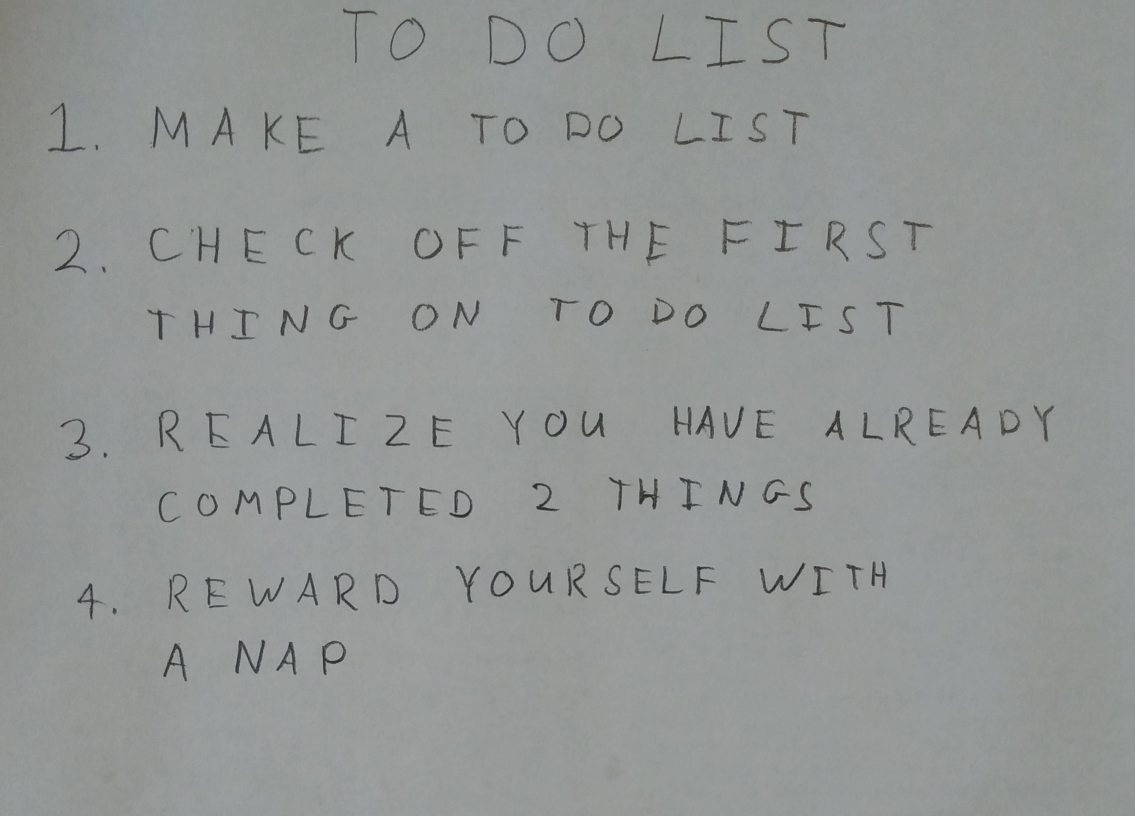
#> input picture HW5/HW5/images/01_list.jpg, 2270 x 1631 px (shown at 1/2 size); its folder holds only this picture in this run
$ python run_q4.py
#> lines starting #> are read from the running program, lines starting #| are printed output that depends on the picture; after the words box and inside, x2 and y2 are one past the last pixel; in counts of white or black regions, pixels touching at a corner belong together
### HW5/HW5/python/q4.py
import numpy as np

import skimage
import skimage.measure
import skimage.color
import skimage.restoration
import skimage.filters
import skimage.morphology
import skimage.segmentation
import matplotlib.pyplot as plt
from PIL import Image
import os

# takes a color image
# returns a list of bounding boxes and black_and_white image
def findLetters(image):
    bboxes = []
    bw = None
    # insert processing in here
    # one idea estimate noise -> denoise -> greyscale -> threshold -> morphology -> label -> skip small boxes
    # this can be 10 to 15 lines of code using skimage functions

    # Denoise image
    image = skimage.filters.gaussian(image, sigma=2, channel_axis=-1)

    # Greyscale image
    image = skimage.color.rgb2gray(image)
#> image: shape (1631, 2270) float64

    # Threshold image
    thresh = skimage.filters.threshold_otsu(image)
#> thresh = 0.495

    # Morphology image
    sqr = skimage.morphology.square(10)
    bw = skimage.morphology.closing(image <= thresh, sqr).astype(np.float32)
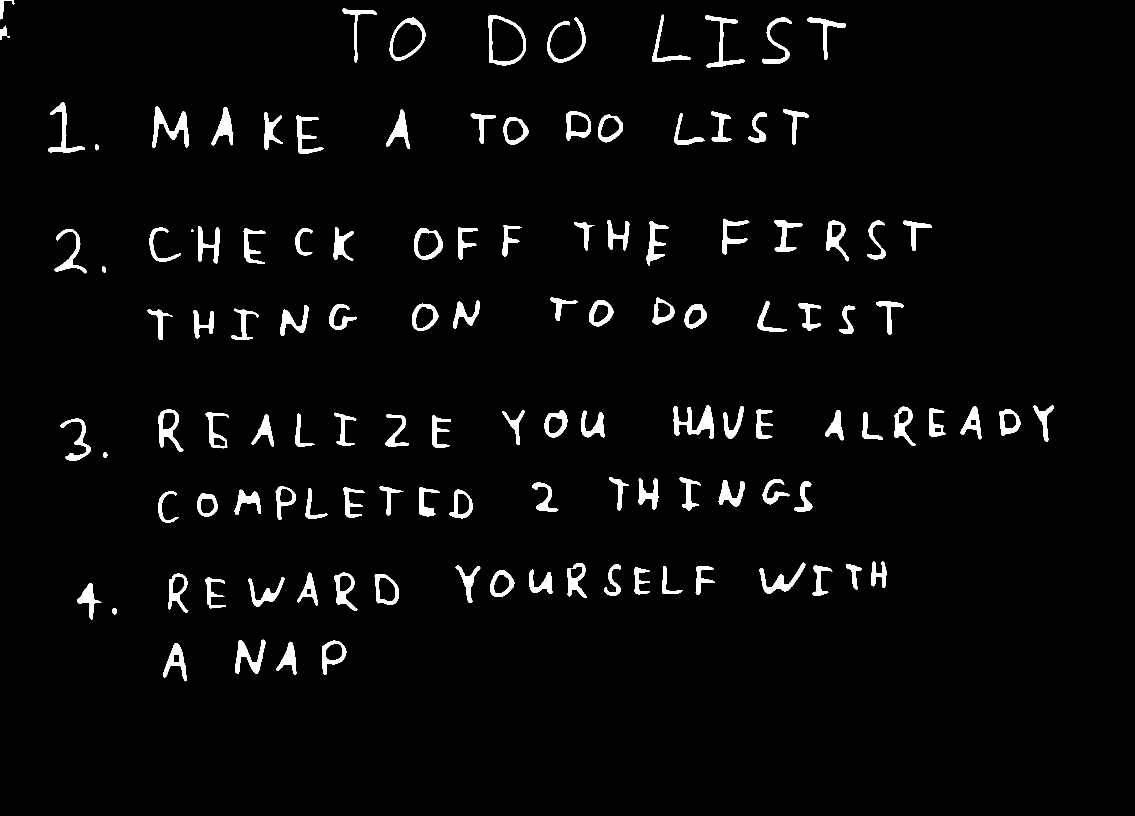
#> bw: shape (1631, 2270) float32 (shown at 1/2 size); values 0 (black) and 1 (white), 3.3% white; 122 white regions (1 under 20 px), largest, box (x1, y1, x2, y2) and area: (1347, 811, 1428, 878) 2311, (304, 213, 377, 296) 2114, (976, 30, 1052, 131) 1705

    # Label image
    label_img = skimage.measure.label(skimage.segmentation.clear_border(bw))
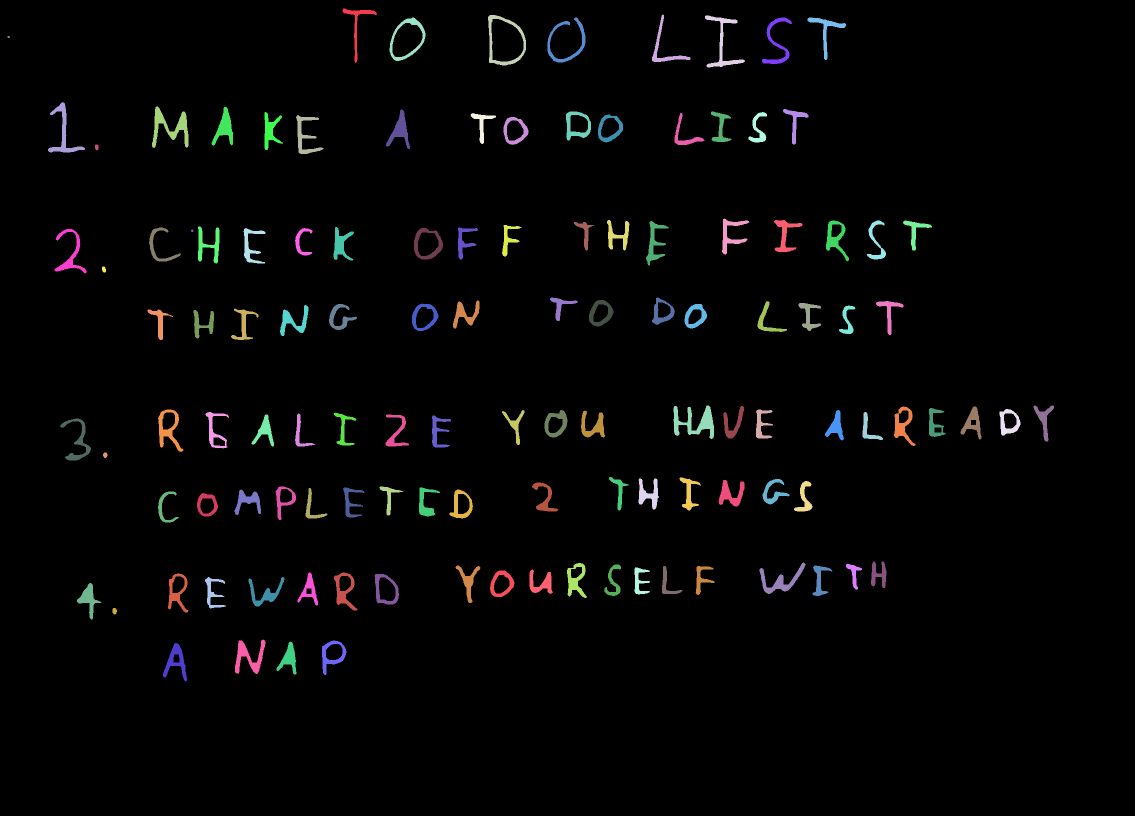
#> label_img: shape (1631, 2270) int64 (shown at 1/2 size); 121 distinct labels, from 0 to 120; one colour per label, 0 black
    image_label_overlay = skimage.color.label2rgb(label_img, image, bg_label=0)
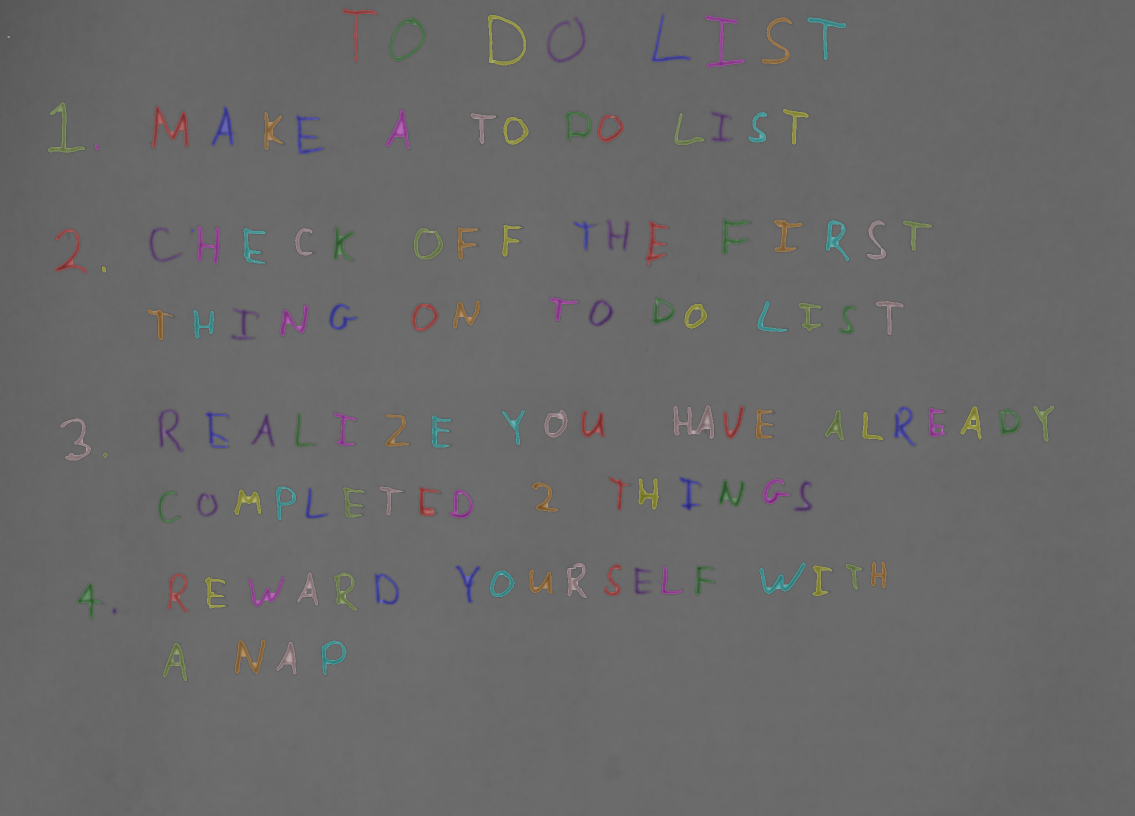
#> image_label_overlay: shape (1631, 2270, 3) float64 (shown at 1/2 size); mean R, G, B 0.416, 0.414, 0.414

    # Skip small boxes
    for region in skimage.measure.regionprops(label_img):
        if region.area >= 300:
            bboxes.append(region.bbox)
#> this loop made 120 passes
#> after the loop, bboxes = 114 items, first 6: (17, 685, 126, 754), (29, 1304, 124, 1381), (30, 976, 131, 1052), (31, 1410, 135, 1490), (35, 779, 122, 851), (35, 1094, 125, 1171)

    bw = bw
    return bboxes, bw

### HW5/HW5/python/run_q4.py
import os
import numpy as np
import matplotlib.pyplot as plt
import matplotlib.patches

import skimage
import skimage.measure
import skimage.color
import skimage.restoration
import skimage.io
import skimage.filters
import skimage.morphology
import skimage.segmentation

from nn import *
from q4 import *
# do not include any more libraries here!
# no opencv, no sklearn, etc!
import warnings
warnings.simplefilter(action='ignore', category=FutureWarning)
warnings.simplefilter(action='ignore', category=UserWarning)

def sort_by_rightmost_coordinate(boxes, val):
        return sorted(boxes, key=lambda box: box[val])

count = 0
for img in os.listdir('../images'):
    im1 = skimage.img_as_float(skimage.io.imread(os.path.join('../images',img)))
    count += 1
    print(f"Image: {count}")
    bboxes, bw = findLetters(im1)

    plt.imshow(bw, cmap = "Greys")
    for bbox in bboxes:
        minr, minc, maxr, maxc = bbox
        rect = matplotlib.patches.Rectangle((minc, minr), maxc - minc, maxr - minr,
                                fill=False, edgecolor='red', linewidth=2)
        plt.gca().add_patch(rect)
#> this loop made 114 passes
#> (minr, minc, maxr, maxc) on passes 1 to 12: (17, 685, 126, 754), (29, 1304, 124, 1381), (30, 976, 131, 1052), (31, 1410, 135, 1490), (35, 779, 122, 851), (35, 1094, 125, 1171), (35, 1524, 128, 1584), (35, 1615, 120, 1692), (204, 96, 305, 170), (213, 304, 296, 377), (214, 423, 291, 467), (218, 1566, 289, 1617)
    #plt.show()

    # find the rows using..RANSAC, counting, clustering, etc.
    # Initialize required variables
    row_boxes = []
    curr_row = []
    row = 1

    # Sort bounding boxes by their right coordinate
    sorted_bboxes = sort_by_rightmost_coordinate(bboxes, 2)
#> sorted_bboxes = 114 items, first 6: (35, 1615, 120, 1692), (35, 779, 122, 851), (29, 1304, 124, 1381), (35, 1094, 125, 1171), (17, 685, 126, 754), (35, 1524, 128, 1584)
    bottom_coord = bboxes[0][2]
#> bottom_coord = 126

    # Group bounding boxes by rows based on their position
    for box in bboxes:
        top, left, bottom, right = box
        if top >= bottom_coord:
            bottom_coord = bottom
            row_boxes.append(curr_row)
            curr_row = []
            row += 1
        curr_row.append(box)
#> this loop made 114 passes
#> (top, left, bottom, right, bottom_coord) on passes 9, 23, 40, 55, 76, 92, 111: (204, 96, 305, 170, 305), (437, 1444, 509, 1499, 509), (595, 1100, 642, 1156, 642), (811, 1347, 878, 1428, 878), (954, 1218, 1021, 1258, 1021), (1123, 1742, 1176, 1773, 1176), (1279, 470, 1348, 531, 1348)
#> after the loop, bottom_coord = 1348; curr_row = [(1279, 470, 1348, 531), (1281, 644, 1350, 693), (1283, 553, 1349, 593), (1286, 326, 1363, 374)]; row = 8; row_boxes = 7 items
    row_boxes.append(curr_row)

    # load the weights
    # run the crops through your neural network and print them out
    import pickle
    import string
    letters = np.array([_ for _ in string.ascii_uppercase[:26]] + [str(_) for _ in range(10)])
#> (the run stopped early here; a loop or call above may not have finished)
